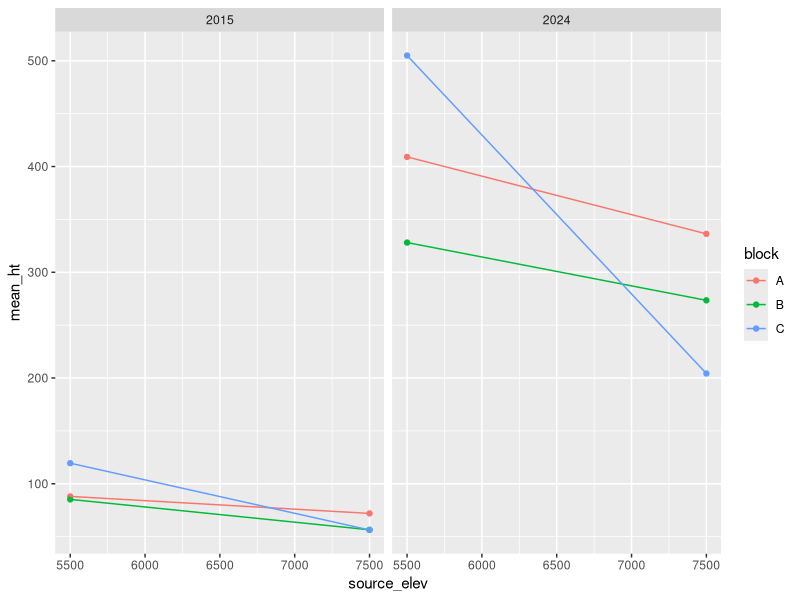

The R source for this figure:
library(tidyverse)
library(readxl)

d1 = read_csv("data/2015.csv")

d2 = read_excel("data/2024.xlsx")


# Filter to focal rows and cols
d1 = d1 |>
  filter(experiment == "BDF") |>
  filter(is.na(dead.prob.curr)) |> # make sure it's not dead
  mutate(browsed_forked_15 = (!is.na(browsed.prob.curr)) | (!is.na(forked.prob.curr))) |>
  select(id, block, plot = seedlot, ht = ht.15, diam = d.15,
         shrub = sc, browsed_forked_15) |>
  mutate(id = as.numeric(id)) |>
  mutate(ht = as.numeric(ht),
        diam = as.numeric(diam),
         year = 2015)
  
# Convert shrub cover classes to percentages
# convert shrub cover classes to percentages

d1 = d1 |>
  mutate(shrub = recode(shrub,
                     "A" = 0.5,
                        "B" = 3,
                        "C" = 7.5,
                        "D" = 17.5,
                        "E" = 37.5,
                        "F" = 62.5,
                        "G" = 82.5,
                        "H" = 92.5,
                        "I" = 97.5))


d2 = d2 |>
  select(id = Tree,
         block = Block,
         plot = Plot,
         ht = Height,
         diam = Diameter,
         shrub = `Shrub Cover`) |>
  mutate(id = as.character(id)) |>
  mutate(id = as.numeric(id)) |>
  mutate(ht = as.numeric(ht),
         shrub = as.numeric(shrub),
         diam = as.numeric(diam),
         year = 2024)

d = bind_rows(d1, d2)


## Remove trees with no data (remmebering it might have been dead, skipped, inaccessible, unknown)
# Then add elevation and seedlot
d = d |>
  filter(!is.na(ht)) |>
  filter(!is.na(diam)) |>
  filter(!is.na(shrub)) |>
  mutate(block_plot = paste0(block, "_", plot)) |>
  mutate(species = "JP") |>
  mutate(source_elev = recode(block_plot,
                              "A_N" = 7500,
                              "A_S" = 5500,
                              "B_N" = 7500,
                              "B_S" = 5500,
                              "C_E" = 5500,
                              "C_W" = 7500)) |>
  mutate(seedlot_id = recode(source_elev, 
                             "7500" = "6625",
                             "5500" = "7130"))
  
  
# Seedlot 6625 is from San Bernardino Meridian T1N R2E S23 
# Seedlot 7130 is from San Bernardino Meridian T1N R1E S7 



## Remove year 2024 trees from the edges of each plot from the 2024 data
border_tree_ids = c(1:7, 43:49, 8, 15, 22, 29, 36, 14, 21, 28, 35, 42)

d = d |>
  filter(!(year == 2024 & (id %in% border_tree_ids)))

## Summarize and visualize
summ = d |>
  group_by(year, source_elev, block) |>
  summarise(n = n(),
            mean_ht = mean(ht),
            mean_diam = mean(diam)) |>
  ungroup()

# Vis to confirm it was done right
ggplot(summ, aes(x = source_elev, y = mean_ht, color = block)) +
  geom_point() +
  geom_line() +
  facet_wrap(~year)


# Save
write_csv(d, "data/usfs_camp_2015-2024.csv")